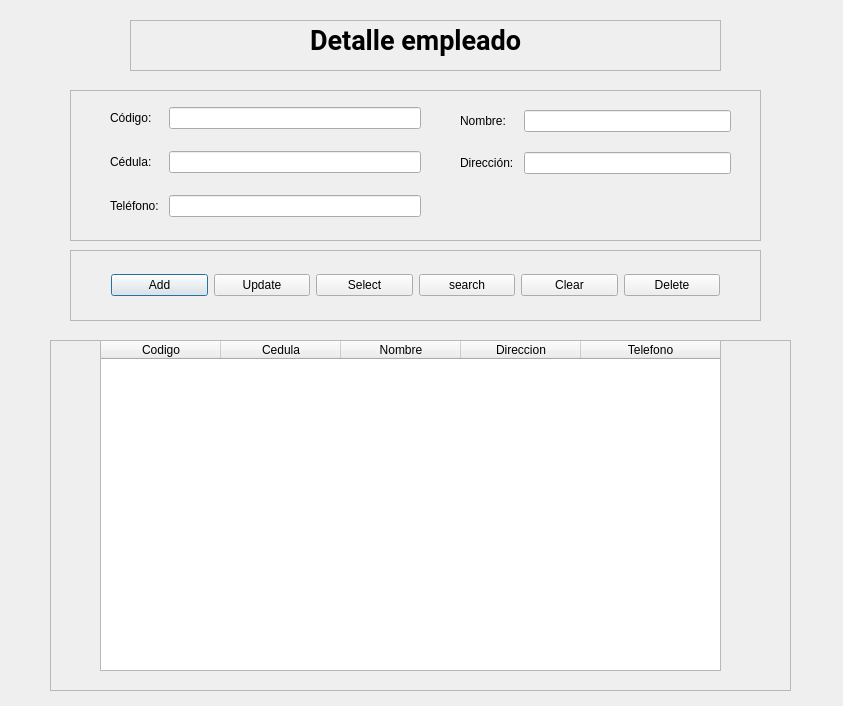
<?xml version="1.0" encoding="UTF-8"?>
<ui version="4.0">
 <class>Dialog</class>
 <widget class="QDialog" name="Dialog">
  <property name="geometry">
   <rect>
    <x>0</x>
    <y>0</y>
    <width>843</width>
    <height>706</height>
   </rect>
  </property>
  <property name="windowTitle">
   <string>Dialog</string>
  </property>
  <widget class="QFrame" name="info_frame">
   <property name="geometry">
    <rect>
     <x>70</x>
     <y>90</y>
     <width>691</width>
     <height>151</height>
    </rect>
   </property>
   <property name="frameShape">
    <enum>QFrame::Shape::StyledPanel</enum>
   </property>
   <property name="frameShadow">
    <enum>QFrame::Shadow::Raised</enum>
   </property>
   <widget class="QWidget" name="">
    <property name="geometry">
     <rect>
      <x>40</x>
      <y>10</y>
      <width>311</width>
      <height>126</height>
     </rect>
    </property>
    <layout class="QGridLayout" name="gridLayout">
     <property name="horizontalSpacing">
      <number>10</number>
     </property>
     <property name="verticalSpacing">
      <number>15</number>
     </property>
     <item row="1" column="0">
      <widget class="QLabel" name="label_5">
       <property name="text">
        <string>Cédula:</string>
       </property>
      </widget>
     </item>
     <item row="0" column="1">
      <widget class="QLineEdit" name="lineEditCodigo"/>
     </item>
     <item row="2" column="0">
      <widget class="QLabel" name="label_6">
       <property name="text">
        <string>Teléfono:</string>
       </property>
      </widget>
     </item>
     <item row="1" column="1">
      <widget class="QLineEdit" name="lineEditCedula"/>
     </item>
     <item row="2" column="1">
      <widget class="QLineEdit" name="lineEditTelefono"/>
     </item>
     <item row="0" column="0">
      <widget class="QLabel" name="label_2">
       <property name="text">
        <string>Código:</string>
       </property>
      </widget>
     </item>
    </layout>
   </widget>
   <widget class="QWidget" name="">
    <property name="geometry">
     <rect>
      <x>390</x>
      <y>20</y>
      <width>271</width>
      <height>64</height>
     </rect>
    </property>
    <layout class="QGridLayout" name="gridLayout_2">
     <property name="horizontalSpacing">
      <number>10</number>
     </property>
     <property name="verticalSpacing">
      <number>20</number>
     </property>
     <item row="0" column="0">
      <widget class="QLabel" name="label_3">
       <property name="text">
        <string>Nombre:</string>
       </property>
      </widget>
     </item>
     <item row="0" column="1">
      <widget class="QLineEdit" name="lineEditNombre"/>
     </item>
     <item row="1" column="0">
      <widget class="QLabel" name="label_4">
       <property name="text">
        <string>Dirección:</string>
       </property>
      </widget>
     </item>
     <item row="1" column="1">
      <widget class="QLineEdit" name="lineEditDireccion"/>
     </item>
    </layout>
   </widget>
  </widget>
  <widget class="QFrame" name="frame_2">
   <property name="geometry">
    <rect>
     <x>130</x>
     <y>20</y>
     <width>591</width>
     <height>51</height>
    </rect>
   </property>
   <property name="frameShape">
    <enum>QFrame::Shape::StyledPanel</enum>
   </property>
   <property name="frameShadow">
    <enum>QFrame::Shadow::Raised</enum>
   </property>
   <widget class="QLabel" name="label">
    <property name="geometry">
     <rect>
      <x>180</x>
      <y>0</y>
      <width>241</width>
      <height>41</height>
     </rect>
    </property>
    <property name="font">
     <font>
      <family>Roboto</family>
      <pointsize>20</pointsize>
      <bold>true</bold>
     </font>
    </property>
    <property name="text">
     <string>Detalle empleado</string>
    </property>
   </widget>
  </widget>
  <widget class="QFrame" name="function_frame">
   <property name="geometry">
    <rect>
     <x>70</x>
     <y>250</y>
     <width>691</width>
     <height>71</height>
    </rect>
   </property>
   <property name="frameShape">
    <enum>QFrame::Shape::StyledPanel</enum>
   </property>
   <property name="frameShadow">
    <enum>QFrame::Shadow::Raised</enum>
   </property>
   <layout class="QHBoxLayout" name="horizontalLayout">
    <property name="leftMargin">
     <number>40</number>
    </property>
    <property name="rightMargin">
     <number>40</number>
    </property>
    <item>
     <widget class="QPushButton" name="add_btn">
      <property name="text">
       <string>Add</string>
      </property>
     </widget>
    </item>
    <item>
     <widget class="QPushButton" name="update_btn">
      <property name="text">
       <string>Update</string>
      </property>
     </widget>
    </item>
    <item>
     <widget class="QPushButton" name="select_btn">
      <property name="text">
       <string>Select</string>
      </property>
     </widget>
    </item>
    <item>
     <widget class="QPushButton" name="search_btn">
      <property name="text">
       <string>search</string>
      </property>
     </widget>
    </item>
    <item>
     <widget class="QPushButton" name="clear_btn">
      <property name="text">
       <string>Clear</string>
      </property>
     </widget>
    </item>
    <item>
     <widget class="QPushButton" name="delete_btn">
      <property name="text">
       <string>Delete</string>
      </property>
     </widget>
    </item>
   </layout>
  </widget>
  <widget class="QFrame" name="result_frame">
   <property name="geometry">
    <rect>
     <x>50</x>
     <y>340</y>
     <width>741</width>
     <height>351</height>
    </rect>
   </property>
   <property name="focusPolicy">
    <enum>Qt::FocusPolicy::NoFocus</enum>
   </property>
   <property name="frameShape">
    <enum>QFrame::Shape::StyledPanel</enum>
   </property>
   <property name="frameShadow">
    <enum>QFrame::Shadow::Raised</enum>
   </property>
   <widget class="QTableWidget" name="tableWidget">
    <property name="geometry">
     <rect>
      <x>50</x>
      <y>0</y>
      <width>621</width>
      <height>331</height>
     </rect>
    </property>
    <property name="focusPolicy">
     <enum>Qt::FocusPolicy::NoFocus</enum>
    </property>
    <property name="showGrid">
     <bool>false</bool>
    </property>
    <attribute name="horizontalHeaderMinimumSectionSize">
     <number>50</number>
    </attribute>
    <attribute name="horizontalHeaderDefaultSectionSize">
     <number>120</number>
    </attribute>
    <attribute name="horizontalHeaderStretchLastSection">
     <bool>true</bool>
    </attribute>
    <attribute name="verticalHeaderVisible">
     <bool>false</bool>
    </attribute>
    <column>
     <property name="text">
      <string>Codigo</string>
     </property>
    </column>
    <column>
     <property name="text">
      <string>Cedula</string>
     </property>
    </column>
    <column>
     <property name="text">
      <string>Nombre</string>
     </property>
    </column>
    <column>
     <property name="text">
      <string>Direccion</string>
     </property>
    </column>
    <column>
     <property name="text">
      <string>Telefono</string>
     </property>
    </column>
   </widget>
  </widget>
 </widget>
 <resources/>
 <connections/>
</ui>
